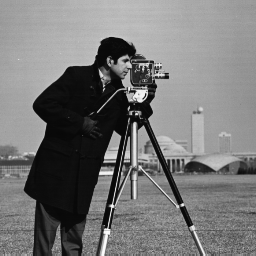
%> input picture Lab5 - Fourier&Cosine Transformations/cameraman.tif, 256 x 256 px
$ octave ques4c.m   (GNU Octave 9; MATLAB toolbox functions it lacks are replaced by stand-ins)
%> lines starting %> are read from the running program, lines starting %| are printed output that depends on the picture
n = 256;
f = 2*pi/n;
w = (0:f:2*pi-f/2).' * 1i;
x = 0:n-1;
a = exp(-w*x);

img = imread('cameraman.tif');
%> img is the input picture: size 256x256 uint8; min 7, max 253, mean 118.7
subplot(1,5,1);
imshow(img);
nimg = im2double(img);
subplot(1,5,2);
dftImg = (a*nimg)*(a.');

imshow(real(dftImg));
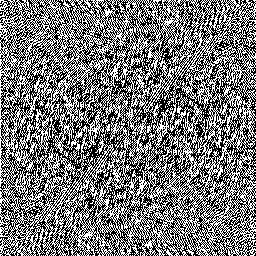
%> displayed picture: size 256x256, on the screen's scale of 0 to 255; min 0, max 255, mean 120.3

subplot(1,5,3);
imshow(imag(dftImg));
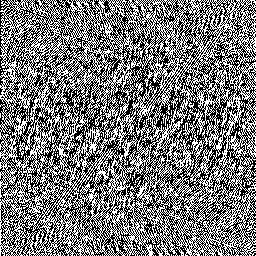
%> displayed picture: size 256x256, on the screen's scale of 0 to 255; min 0, max 255, mean 120.9
subplot(1,5,4);
idftImg = (conj(a).'*dftImg)*(conj(a));
imshow(real(idftImg),[]);
subplot(1,5,5);
imshow(imag(idftImg),[]);
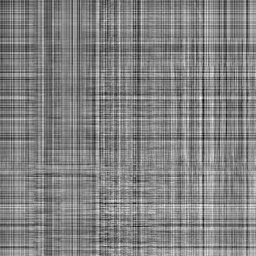
%> displayed picture: size 256x256, on the screen's scale of 0 to 255; min 0, max 255, mean 129.8
